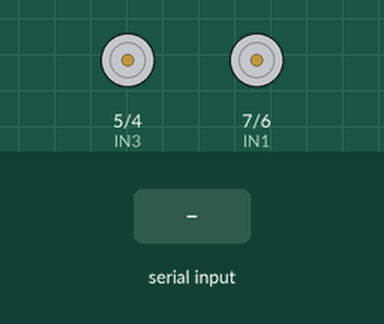
Bench run of a sketch on a simulated Arduino Uno, built with avr-gcc and run on an emulated ATmega328P. Parts: motor-driver pin pairs drawn as motors (green arrow = first pin HIGH = forward, orange = second pin HIGH = backward, longer = more drive). The test bench sets the inputs (shaded band).

Above: at 1.2 s.
1.3 s: "F" received over Serial
At 2.5 s:
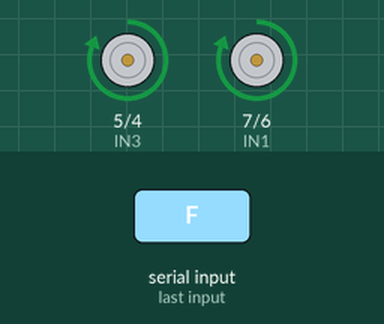
2.8 s: "B" received over Serial
At 3.8 s:
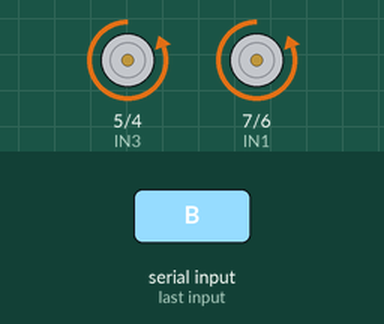
4.3 s: "R" received over Serial
At 5.0 s:
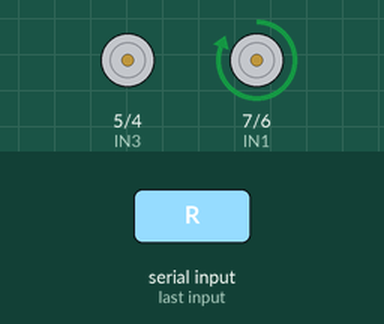
5.8 s: "L" received over Serial
At 6.1 s:
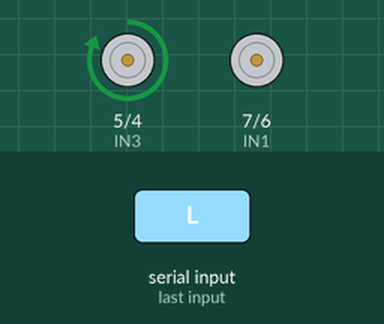
7.3 s: "S" received over Serial
At 8.5 s:
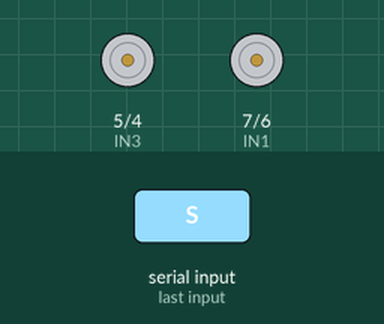
Timing chart, 0 to 9.8 s (numbered marks = the images above; inputs shaded):
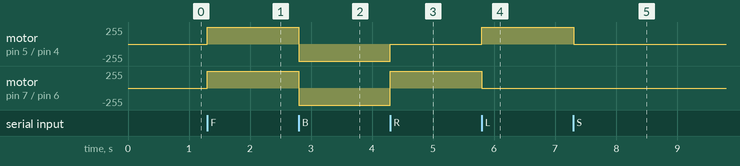

Measured:
- after the input at 1.3 s, motor on pin 5 (IN3) / pin 4 (IN4), motor on pin 7 (IN1) / pin 6 (IN2): stopped → forward 255/255 at once
- after the input at 2.8 s, motor on pin 5 (IN3) / pin 4 (IN4), motor on pin 7 (IN1) / pin 6 (IN2): forward 255/255 → backward 255/255 at once
- after the input at 4.3 s, motor on pin 5 (IN3) / pin 4 (IN4): backward 255/255 → stopped at once; motor on pin 7 (IN1) / pin 6 (IN2): backward 255/255 → forward 255/255 at once
- after the input at 5.8 s, motor on pin 5 (IN3) / pin 4 (IN4): stopped → forward 255/255 at once; motor on pin 7 (IN1) / pin 6 (IN2): forward 255/255 → stopped at once
- after the input at 7.3 s, motor on pin 5 (IN3) / pin 4 (IN4): forward 255/255 → stopped at once

The sketch:

code_bluetooth_car.ino
```cpp
#define IN1 7
#define IN2 6
#define IN3 5
#define IN4 4
char Reading;
void setup() {
Serial.begin (9600);
pinMode(IN1, OUTPUT);
pinMode(IN2, OUTPUT);
pinMode(IN3, OUTPUT);
pinMode(IN4, OUTPUT);
}
void forword()
{
digitalWrite(IN1, HIGH);
digitalWrite(IN2, LOW);
digitalWrite(IN3, HIGH);
digitalWrite(IN4, LOW);
}
void backword(){
digitalWrite(IN1, LOW);
digitalWrite(IN2, HIGH);
digitalWrite(IN3, LOW);
digitalWrite(IN4, HIGH);
}
void left(){
digitalWrite(IN1, LOW);
digitalWrite(IN2, LOW);
digitalWrite(IN3, HIGH);
digitalWrite(IN4, LOW);
}
void right()
{
digitalWrite(IN1, HIGH);
digitalWrite(IN2, LOW);
digitalWrite(IN3, LOW);
digitalWrite(IN4, LOW);
}
void stopp(){
digitalWrite(IN1, LOW);
digitalWrite(IN2, LOW);
digitalWrite(IN3, LOW);
digitalWrite(IN4, LOW);
}
void loop(){
if(Serial.available()>0){
Reading=Serial.read();
switch(Reading){
case 'F':
forword(); break;
case 'B':
  backword(); break;
case 'R':
  right(); break;
case 'L' :
  left(); break;
case 'S':
  stopp(); break;
}
}
}
```
